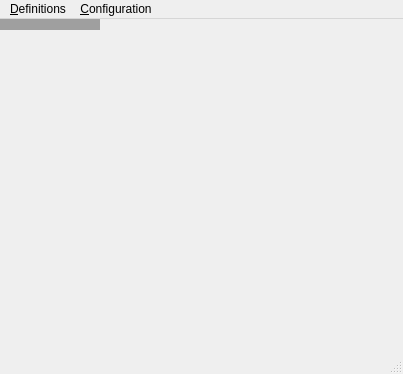
<?xml version="1.0" encoding="UTF-8"?>
<ui version="4.0">
 <class>MainWindow</class>
 <widget class="QMainWindow" name="MainWindow">
  <property name="enabled">
   <bool>true</bool>
  </property>
  <property name="geometry">
   <rect>
    <x>0</x>
    <y>0</y>
    <width>403</width>
    <height>374</height>
   </rect>
  </property>
  <property name="windowTitle">
   <string>Configurator Menu</string>
  </property>
  <property name="documentMode">
   <bool>true</bool>
  </property>
  <property name="themeAuthor" stdset="0">
   <string>Andreas Baumann</string>
  </property>
  <property name="themeBaseStyle" stdset="0">
   <string>plastique</string>
  </property>
  <widget class="QMdiArea" name="centralWidget">
   <property name="viewMode">
    <enum>QMdiArea::SubWindowView</enum>
   </property>
  </widget>
  <widget class="QMenuBar" name="menuBar">
   <property name="geometry">
    <rect>
     <x>0</x>
     <y>0</y>
     <width>403</width>
     <height>19</height>
    </rect>
   </property>
   <widget class="QMenu" name="menuForms">
    <property name="title">
     <string>&amp;Definitions</string>
    </property>
    <addaction name="action_tags"/>
    <addaction name="action_pictures"/>
    <addaction name="action_categories"/>
    <addaction name="action_features"/>
    <addaction name="action_components"/>
    <addaction name="action_manufacturers"/>
    <addaction name="separator"/>
    <addaction name="action_recipes"/>
    <addaction name="action_recipe_content"/>
    <addaction name="action_recipe_component"/>
    <addaction name="separator"/>
    <addaction name="action_categories_features"/>
    <addaction name="action_components_features"/>
    <addaction name="separator"/>
   </widget>
   <widget class="QMenu" name="menu_Configuration">
    <property name="title">
     <string>&amp;Configuration</string>
    </property>
    <addaction name="action_configurations"/>
   </widget>
   <addaction name="menuForms"/>
   <addaction name="menu_Configuration"/>
  </widget>
  <widget class="QStatusBar" name="statusbar"/>
  <action name="action_categories_features">
   <property name="text">
    <string>Category features</string>
   </property>
   <property name="form" stdset="0">
    <string>categories_features</string>
   </property>
  </action>
  <action name="action_categories">
   <property name="text">
    <string>&amp;Categories</string>
   </property>
   <property name="form" stdset="0">
    <string>categories</string>
   </property>
  </action>
  <action name="action_components_features">
   <property name="text">
    <string>Component features</string>
   </property>
   <property name="form" stdset="0">
    <string>component_features</string>
   </property>
  </action>
  <action name="action_components">
   <property name="text">
    <string>C&amp;omponents</string>
   </property>
   <property name="form" stdset="0">
    <string>components</string>
   </property>
  </action>
  <action name="action_configurations">
   <property name="text">
    <string>Configurations</string>
   </property>
   <property name="form" stdset="0">
    <string notr="true">configurations</string>
   </property>
  </action>
  <action name="action_features">
   <property name="text">
    <string>&amp;Features</string>
   </property>
   <property name="form" stdset="0">
    <string>features</string>
   </property>
  </action>
  <action name="action_manufacturers">
   <property name="text">
    <string>&amp;Manufacturers</string>
   </property>
   <property name="form" stdset="0">
    <string>manufacturers</string>
   </property>
  </action>
  <action name="action_pictures">
   <property name="text">
    <string>&amp;Pictures</string>
   </property>
   <property name="form" stdset="0">
    <string>pictures</string>
   </property>
  </action>
  <action name="action_recipe_content">
   <property name="text">
    <string>Recipe content</string>
   </property>
   <property name="form" stdset="0">
    <string>recipe_content</string>
   </property>
  </action>
  <action name="action_recipes">
   <property name="text">
    <string>&amp;Recipes</string>
   </property>
   <property name="form" stdset="0">
    <string>recipes</string>
   </property>
  </action>
  <action name="action_tags">
   <property name="text">
    <string>Tags</string>
   </property>
   <property name="form" stdset="0">
    <string>tags</string>
   </property>
  </action>
  <action name="action_recipe_component">
   <property name="text">
    <string>Recipe components</string>
   </property>
   <property name="form" stdset="0">
    <string>recipe_component</string>
   </property>
  </action>
 </widget>
 <resources>
  <include location="../qtclient.qrc"/>
 </resources>
 <connections/>
</ui>
